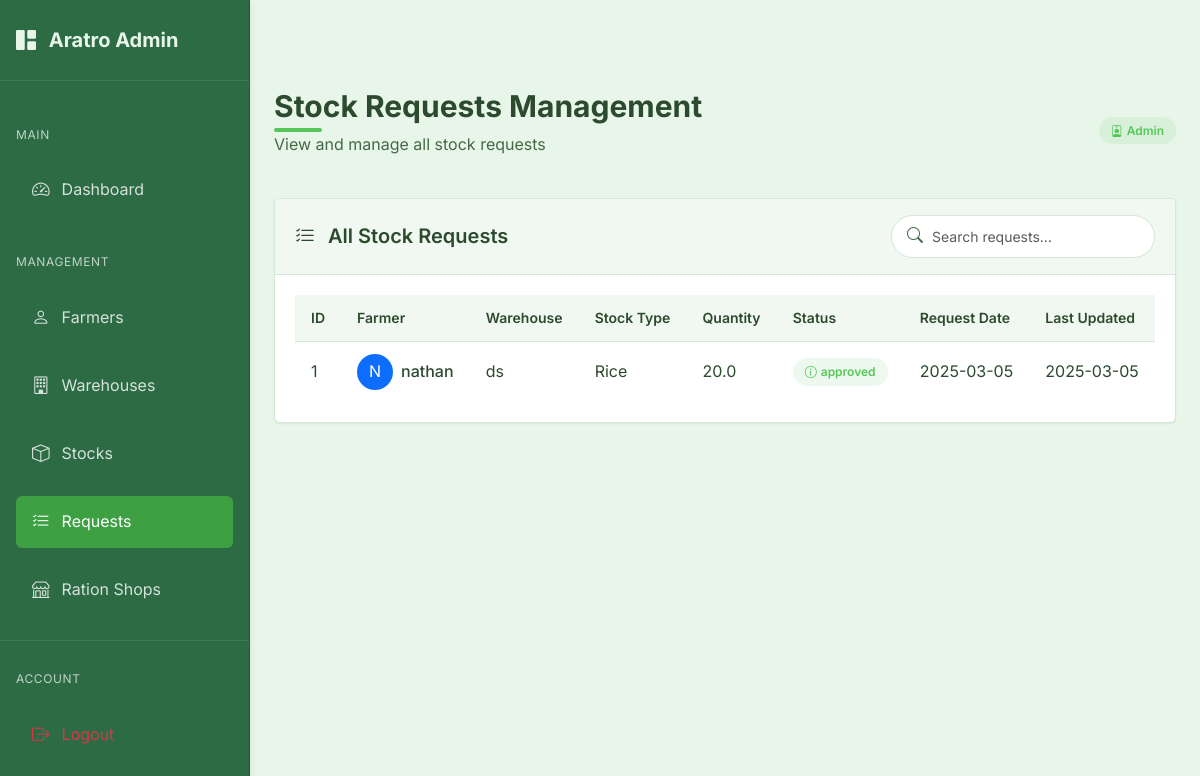
The app's page /admin/requests (signed in), older data.
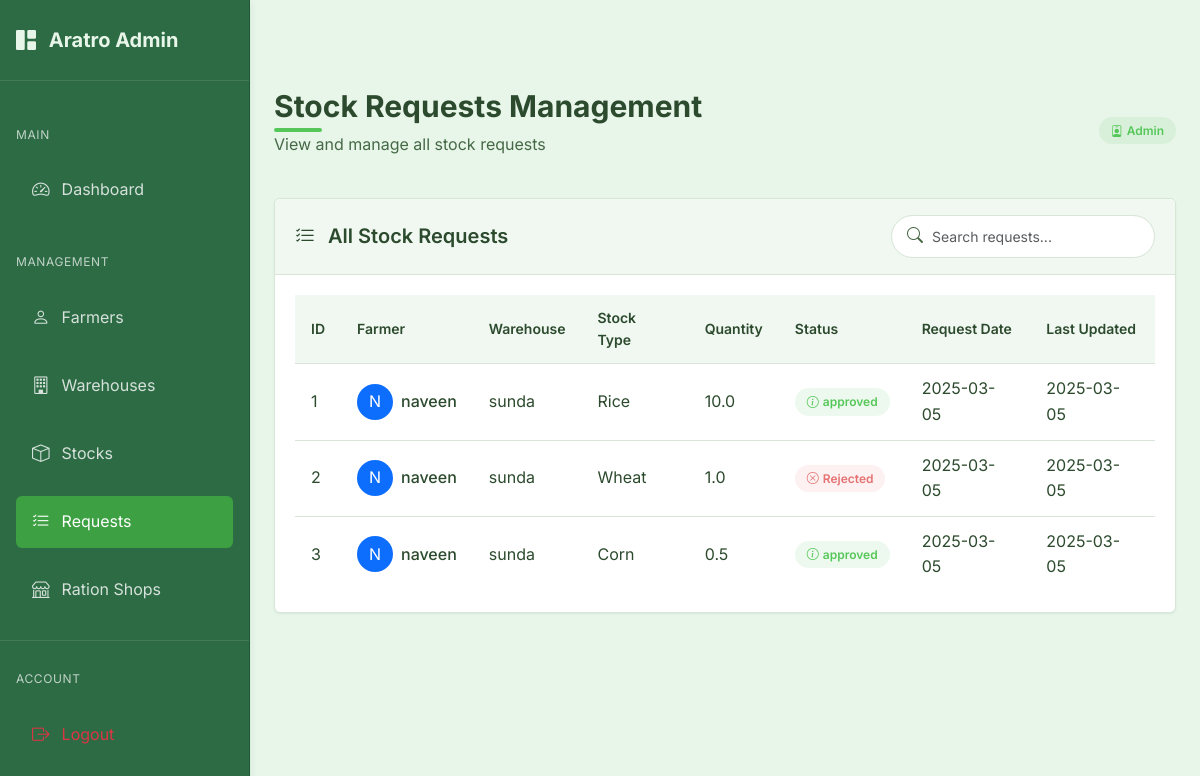
The same page, newer data.
### models.py (models this page shows, shortened)
class StockRequest(db.Model):
    __tablename__ = 'stock_request'
    id = db.Column(db.Integer, primary_key=True)
    from_id = db.Column(db.Integer, db.ForeignKey('farmer.id'), nullable=False)  # Farmer's ID
    to_id = db.Column(db.Integer, db.ForeignKey('warehouse.id'), nullable=False)    # Warehouse's ID
    stock_id = db.Column(db.Integer, db.ForeignKey('stock.id'), nullable=False)
    request_date = db.Column(db.DateTime, default=datetime.utcnow)
    status = db.Column(db.String(20), default='pending')
    created_at = db.Column(db.DateTime, nullable=False, default=datetime.utcnow)
    updated_at = db.Column(db.DateTime, nullable=False, default=datetime.utcnow, onupdate=datetime.utcnow)
    farmer = db.relationship('Farmer', foreign_keys=[from_id], backref='stock_requests')
    warehouse = db.relationship('Warehouse', foreign_keys=[to_id], backref='received_requests')
    stock = db.relationship('Stock', backref='request')

class Farmer(db.Model):
    id = db.Column(db.Integer, primary_key=True)
    user_id = db.Column(db.Integer, db.ForeignKey('user.id'), nullable=False)
    name = db.Column(db.String(100), nullable=False)
    address = db.Column(db.String(200), nullable=False)
    aadhar_number = db.Column(db.String(12), unique=True, nullable=False)  # Exactly 12 digits
    phone_number = db.Column(db.String(10), nullable=False)  # Exactly 10 digits
    stocks = db.relationship('Stock', backref='farmer', lazy=True)

class Warehouse(db.Model):
    id = db.Column(db.Integer, primary_key=True)
    user_id = db.Column(db.Integer, db.ForeignKey('user.id'), nullable=False)
    manager_name = db.Column(db.String(100), nullable=False)
    name = db.Column(db.String(100), nullable=False)
    location = db.Column(db.String(200))
    latitude = db.Column(db.Float)
    longitude = db.Column(db.Float)
    phone_number = db.Column(db.String(20))
    warehouse_type = db.Column(db.String(20))  # 'private' or 'government'
    capacity = db.Column(db.Float)  # in tons
    available_space = db.Column(db.Float)  # in tons
    stocks = db.relationship('Stock', backref='warehouse', lazy=True)

class Stock(db.Model):
    id = db.Column(db.Integer, primary_key=True)
    type = db.Column(db.String(100), nullable=False)
    quantity = db.Column(db.Float, nullable=False)
    requested_quantity = db.Column(db.Float, nullable=False)  # Original requested quantity
    status = db.Column(db.String(20), nullable=False, default='pending')  # pending, stored, rejected
    farmer_id = db.Column(db.Integer, db.ForeignKey('farmer.id'), nullable=False)
    warehouse_id = db.Column(db.Integer, db.ForeignKey('warehouse.id'), nullable=False)
    created_at = db.Column(db.DateTime, nullable=False, default=datetime.utcnow)
    updated_at = db.Column(db.DateTime, nullable=False, default=datetime.utcnow, onupdate=datetime.utcnow)

### routes.py (the view)
@admin.route('/requests')
@admin_required
def requests():
    stock_requests = StockRequest.query.all()
    return render_template('admin/requests.html', requests=stock_requests)

### app.py (called while the page is built)
@login_manager.user_loader
def load_user(user_id):
    try:
        if user_id.startswith('admin_'):
            admin_id = int(user_id.split('_')[1])
            return Admin.query.get(admin_id)
        else:
            return User.query.get(int(user_id))
    except Exception as e:
        print(f"Error loading user: {e}")
        return None

@app.before_request
def before_request():
    session.permanent = True  # Use permanent session with lifetime set above

### models.py (called while the page is built)
    def get_id(self):
        return f"admin_{self.id}"

    def __repr__(self):
        return f'<Admin {self.email}>'

### routes.py (called while the page is built)
@admin.context_processor
def inject_admin_data():
    admin_data = {'current_user': current_user}
    if current_user.is_authenticated:
        admin_user = Admin.query.get(current_user.id)
        if admin_user:
            admin_data['admin_user'] = admin_user
    return admin_data

### templates/admin/requests.html (shortened to what the changed rows need)
{% extends "admin/base_admin.html" %}
{% block admin_content %}
<div class="page-header d-flex justify-content-between align-items-center">
    <div>
        <h1 class="page-title">Stock Requests Management</h1>
    </div>
</div>
<div class="admin-card">
    <div class="admin-card-body">
        <div class="table-responsive">
            <table class="admin-table" id="requestsTable">
                <thead>
                    <tr>
                        <th>ID</th>
                        <th>Farmer</th>
                        <th>Warehouse</th>
                        <th>Stock Type</th>
                        <th>Quantity</th>
                        <th>Status</th>
                        <th>Request Date</th>
                        <th>Last Updated</th>
                    </tr>
                </thead>
                <tbody>
                    {% if requests %}
                        {% for request in requests %}
                            <tr>
                                <td>{{ request.id }}</td>
                                <td>
                                    <div class="d-flex align-items-center">
                                        <div class="avatar-circle bg-primary text-white d-flex align-items-center justify-content-center me-2" style="width: 36px; height: 36px; border-radius: 50%;">
                                            <span>{{ request.farmer.name[0] | upper }}</span>
                                        </div>
                                        <div>
                                            <span class="fw-medium">{{ request.farmer.name }}</span>
                                        </div>
                                    </div>
                                </td>
                                <td>{{ request.warehouse.name }}</td>
                                <td>{{ request.stock.type }}</td>
                                <td>{{ request.stock.quantity }}</td>
                                <td>
                                    {% if request.status == 'pending' %}
                                        <span class="admin-badge admin-badge-warning">
                                            <i class="bi bi-hourglass-split me-1"></i>
                                            Pending
                                        </span>
                                    {% elif request.status == 'accepted' %}
                                        <span class="admin-badge admin-badge-success">
                                            <i class="bi bi-check-circle me-1"></i>
                                            Accepted
                                        </span>
                                    {% elif request.status == 'rejected' %}
                                        <span class="admin-badge admin-badge-danger">
                                            <i class="bi bi-x-circle me-1"></i>
                                            Rejected
                                        </span>
                                    {% elif request.status == 'partial' %}
                                        <span class="admin-badge admin-badge-primary">
                                            <i class="bi bi-pie-chart me-1"></i>
                                            Partial
                                        </span>
                                    {% else %}
                                        <span class="admin-badge admin-badge-primary">
                                            <i class="bi bi-info-circle me-1"></i>
                                            {{ request.status }}
                                        </span>
                                    {% endif %}
                                </td>
                                <td>{{ request.request_date.strftime('%Y-%m-%d') }}</td>
                                <td>{{ request.updated_at.strftime('%Y-%m-%d') }}</td>
                            </tr>
                        {% endfor %}
                    {% endif %}
                </tbody>
            </table>
        </div>
    </div>
</div>
{% endblock %}

Row changes from the older to the newer data that the page shows:
changed StockRequest "Rice": farmer.name "nathan" → "naveen"; warehouse.name "ds" → "sunda"; stock.quantity "20.0" → "10.0"
added StockRequest: id "2", farmer "N", farmer.name "naveen", warehouse.name "sunda", stock.type "Wheat", stock.quantity "1.0", status "rejected" (drawn), request_date "2025-03-05", updated_at "2025-03-05"
added StockRequest: id "3", farmer "N", farmer.name "naveen", warehouse.name "sunda", stock.type "Corn", stock.quantity "0.5", status "approved", request_date "2025-03-05", updated_at "2025-03-05"
